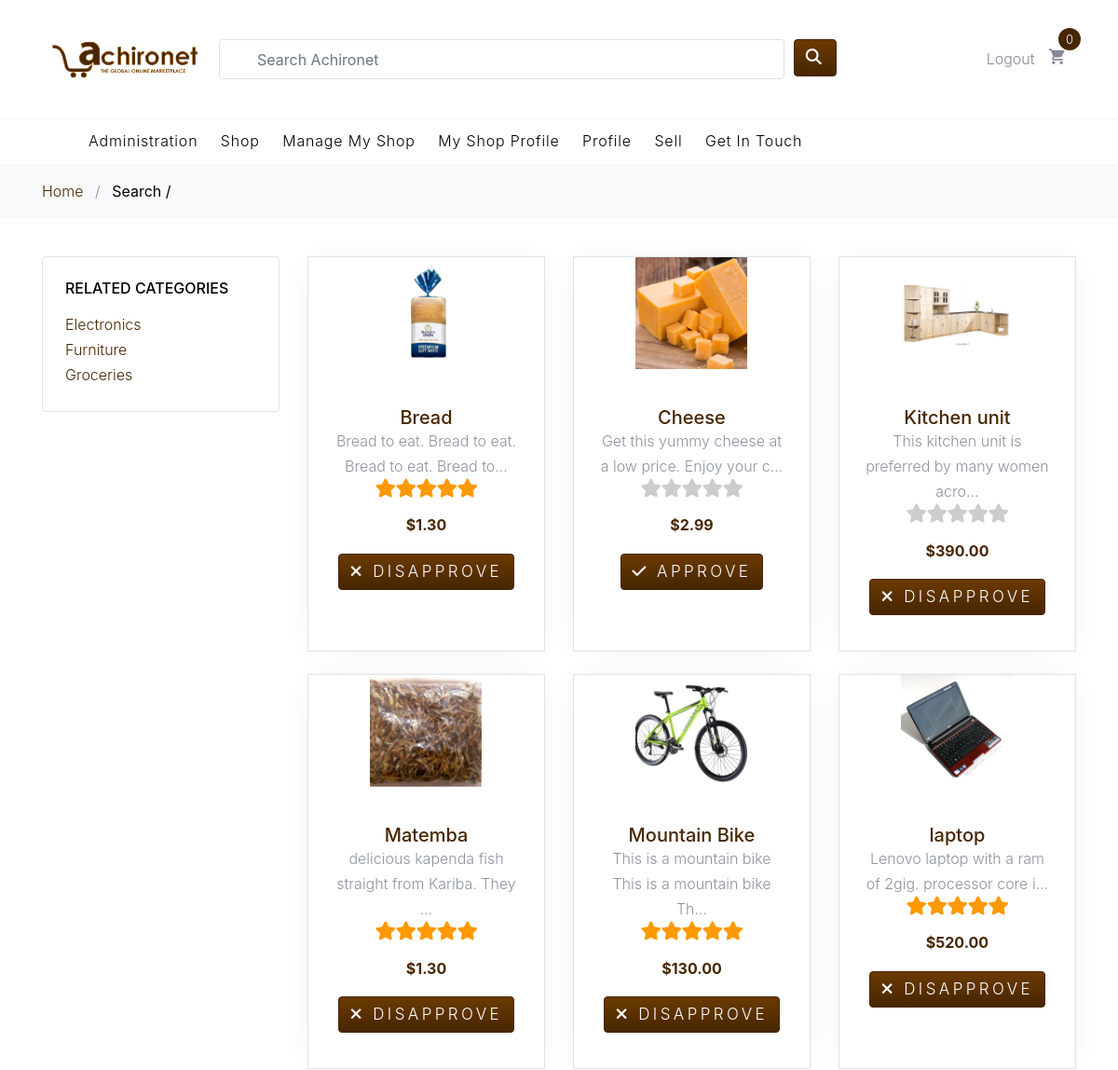
The page /shop/search/ (signed in, upper part) on the database as committed earlier.
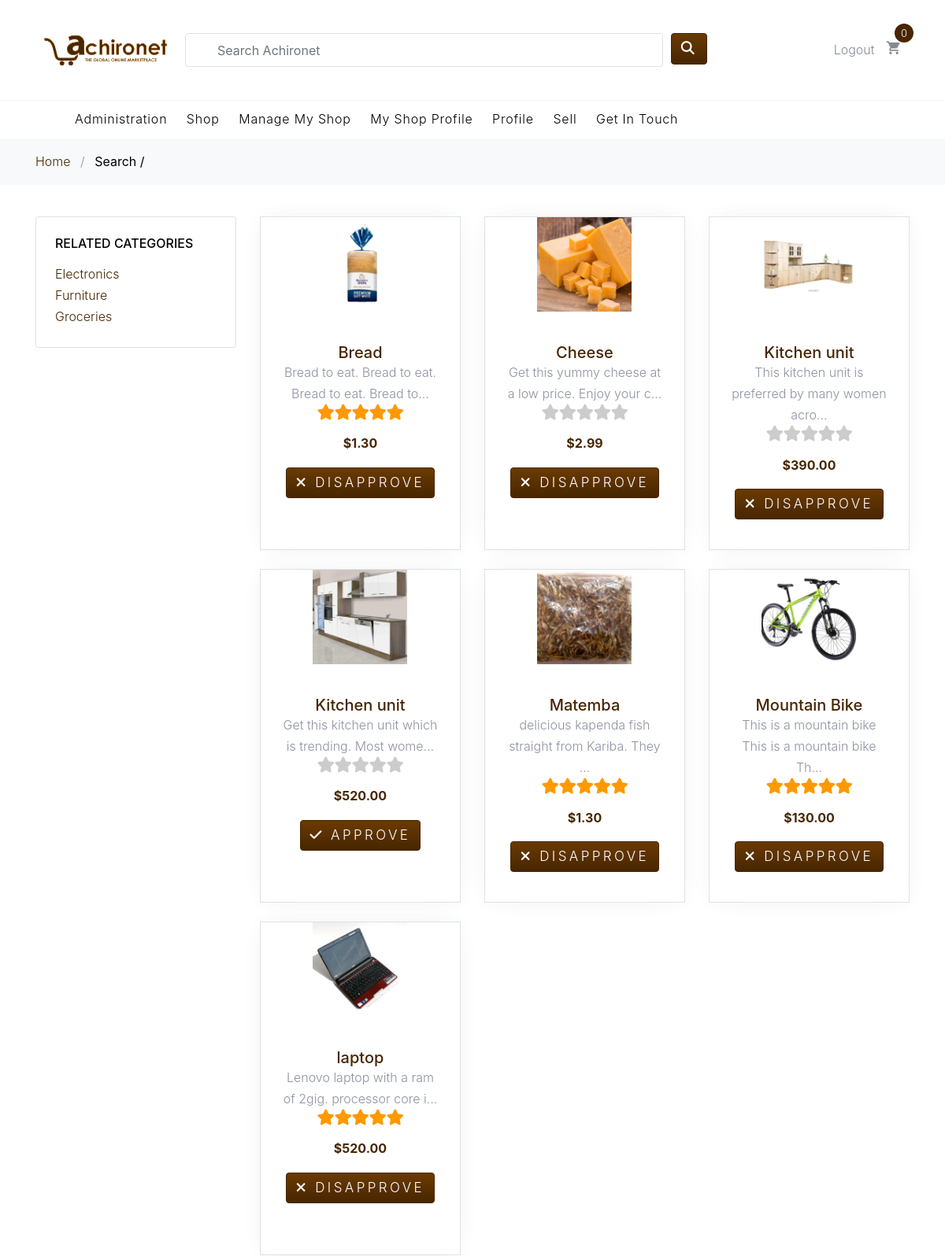
The same page on the database as committed later.
### shop/models.py (models this page shows, shortened)
class Product(models.Model):
    objects = ProductQuerySet.as_manager()
    category = models.ForeignKey(Category, related_name='products',
                                 on_delete=models.CASCADE)
    name = models.CharField(max_length=200, db_index=True)
    slug = models.SlugField(max_length=200, db_index=True)
    description = models.TextField(max_length=500)
    price = models.DecimalField(max_digits=10, decimal_places=2)
    available = models.BooleanField(default=True)
    published = models.BooleanField(default=False)
    created = models.DateTimeField(auto_now_add=True)
    updated = models.DateTimeField(auto_now=True)
    stock = models.IntegerField()
    search_keywords = models.CharField(max_length=500, blank=True)
    seller = models.ForeignKey(
        SellerProfile, related_name='stock', on_delete=models.CASCADE, null=True)
    class Meta:
        ordering = ('name',)
        index_together = (('id', 'slug'),)
    def get_absolute_url(self):
        return reverse('shop:product_detail', args=[self.id, self.slug])
    def get_short_description(self):
        return self.description[:50] + "..."
    def get_average_review(self):
        total = sum(review.score for review in self.review_set.all())
        avg = 0
        try:
            avg = (total / self.review_set.all().count())
        except ZeroDivisionError:
            avg = 0
        return int(avg)
    def get_rating_html(self):
        colored_stars = self.get_average_review()
        uncolored_stars = 5 - colored_stars
        colored_stars_string = ""
        uncolored_stars_string = ""
        counter = 0
        for i in range(1, colored_stars+1):
            colored_stars_string += '<span><input type="radio" name="rating" id="str{0}" value="{0}"><label style="color:#F90" id="label{0}" for="str{0}"><i class="fas fa-star"></i></label></span>'.format(
                i)
        for i in range(colored_stars+1, 6):
            uncolored_stars_string += '<span><input type="radio" name="rating" id="str{0}" value="{0}"><label id="label{0}" for="str{0}"><i class="fas fa-star"></i></label></span>'.format(
                i)
        return '<div class="product-rating">' + colored_stars_string + uncolored_stars_string + '</div>'

class ProductImage(models.Model):
    file = models.ImageField(
        upload_to=RandomFileName("product-images"), blank=True)
    description = models.CharField(max_length=255, blank=True)
    uploaded_at = models.DateTimeField(auto_now_add=True)
    product = models.ForeignKey(
        "Product", on_delete=models.CASCADE, related_name="images", null=True, blank=True)
    class Meta:
        verbose_name = 'image'
        verbose_name_plural = 'images'

class Review(models.Model):
    your_message = models.TextField(max_length=4000)
    score = models.IntegerField(
        validators=[
            MaxValueValidator(5),
            MinValueValidator(0)
        ]
    )
    created = models.DateTimeField(auto_now_add=True)
    product = models.ForeignKey(Product, on_delete=models.CASCADE)
    user_profile = models.ForeignKey(
        Profile, null=True, on_delete=models.SET_NULL)

class Category(models.Model):
    name = models.CharField(max_length=200, db_index=True)
    slug = models.SlugField(max_length=200, unique=True)
    class Meta:
        ordering = ('name',)
        verbose_name = 'category'
        verbose_name_plural = 'categories'
    def get_absolute_url(self):
        return reverse('shop:product_list_by_category', args=[self.slug])

### shop/views.py (the view)
# urls.py: url(r'^shop/search/$', views.search_products, name='search'),
def search_products(request):
    products = None
    if request.user.is_staff:
        products = Product.objects.filter(available=True)
    else:
        products = Product.objects.filter(available=True, published=True)
    form = SearchForm(request.GET)
    query_string = ""
    if form.is_valid():
        products = products.search(**form.cleaned_data)
        query_string = form.cleaned_data['q']
    categories = []
    for product in products:
        categories.append(product.category)
    categories = set(categories)
    paginator = Paginator(products, 12)
    current_page = 1
    if request.GET.get('page', None):
        page_number = int(request.GET.get('page'))
        products = paginator.page(page_number)
        current_page = page_number
    else:
        products = paginator.page(1)
    pages = [1]
    if paginator.num_pages > 1:
        pages = list(range(1, paginator.num_pages+1))
        print(paginator.num_pages)
        print(pages)
    context = {
        'categories': categories,
        'products': products,
        'pages': pages,
        'current_page': current_page,
        'form': form,
        'query_string': query_string
    }
    if products.has_previous():
        context['previous'] = products.previous_page_number()
    if products.has_next():
        context['next'] = products.next_page_number()
    categories = set(categories)
    return render(request,
                  "shop/product/search.html",
                  context)

### shop/templates/shop/product/search.html (shortened to what this page needs)
{% extends "shop/base/base.html" %}
{% load static %}
{% block view_name %}
  Search / {{query_string}}
{% endblock %}
{% block content %}
<div class="site-section">
    <div class="container">
        <div class="row mb-5">
            <div class="col-md-9 order-2">
                <div class="row mb-5">
                    {% for product in products %}
                    <div class="col-sm-6 col-lg-4 mb-4" data-aos="fade-up">
                        <div class="block-4 text-center product-item border">
                            <figure class="block-4-image">
                                <a href="{{ product.get_absolute_url }}"><img src="{{ product.images.first.file.url }}"
                                        alt="Image placeholder" class="img-fluid product-img"></a>
                            </figure>
                            <div class="block-4-text p-4">
                                <h3><a href="{{ product.get_absolute_url }}">{{ product.name }}</a></h3>
                                <p class="mb-0">{{ product.get_short_description }}</p>
                                <div class="mb-0 product-rating-wrapper">
                                 {{ product.get_rating_html | safe }}
                                </div>
                                <p style="clear:both" class="text-primary font-weight-bold">${{ product.price }}</p>
                                {% if request.user.is_staff %}
                                <p>
                                  <button id="btn-moderate{{product.pk}}" onclick="moderateProduct({{product.pk}})" class="btn btn-primary">
                                    {% if product.published %}
                                       <i class="fas fa-times"></i> Disapprove
                                    {% else %}
                                       <i class="fas fa-check"></i> Approve
                                    {% endif %}
                                  </button>
                                  </p>
                                {% endif %}
                            </div>
                        </div>
                    </div>
                    {% endfor %}
                </div>
            </div>
            <div class="col-md-3 order-1 mb-5 mb-md-0">
                <div class="border p-4 rounded mb-4">
                    <h3 class="mb-3 h6 text-uppercase text-black d-block">Related categories</h3>
                    <ul class="list-unstyled mb-0">
                        {% for c in categories %}
                        <li {% if category.slug == c.slug %} class="mb-1" {% endif %}>
                            <a href="{{ c.get_absolute_url }}" class="d-flex">{{ c.name }}</a>
                        </li>
                        {% endfor %}
                    </ul>
                </div>
            </div>
        </div>
    </div>
</div>
{% endblock %}

### shop/templates/shop/base/base.html (shortened to what this page needs)
{% load static %}
<!DOCTYPE html>
<html lang="en">
<head>
    <link rel="stylesheet" href="{% static "fonts/icomoon/style.css" %}">
    <link rel="stylesheet" href="{% static "css/bootstrap.min.css" %}">
    <link rel="stylesheet" href="{% static "css/magnific-popup.css" %}">
    <link rel="stylesheet" href="{% static "css/jquery-ui.css" %}">
    <link rel="stylesheet" href="{% static "css/owl.carousel.min.css" %}">
    <link rel="stylesheet" href="{% static "css/owl.theme.default.min.css" %}">
    <link rel="stylesheet" href="{% static "css/aos.css" %}">
    <link rel="stylesheet" href="{% static "chartjs/Chart.min.css" %}">
    <link rel="stylesheet" href="{% static "css/style.css" %}">
    <link rel="stylesheet" href="https://cdnjs.cloudflare.com/ajax/libs/cropper/4.1.0/cropper.css">
</head>
<body>
    <div class="site-wrap">
        {% include 'shop/base/navbar.html' %}
        <div class="bg-light py-3">
            <div class="container">
                <div class="row">
                    <div class="col-md-12 mb-0"><a href="{% url 'shop:product_list' %}">Home</a> <span class="mx-2 mb-0">/</span> <strong
                            class="text-black">{% block view_name %} {% endblock %} </strong></div>
                </div>
            </div>
        </div>
        {% block content %}
        {% endblock %}
    </div>
</body>
</html>

### shop/templates/shop/base/navbar.html (shortened to what this page needs)
{% load static %}
<header class="site-navbar" role="banner">
    <div class="site-navbar-top">
        <div class="container">
            <div class="row align-items-center">
                <div class="col-12 mb-3 mb-md-0 col-md-2 order-1 order-md-2 text-center">
                    <div class="site-logo">
                        <a href="{% url 'shop:product_list' %}" class="js-logo-clone">
                            <img class="img-fluid" src="{% static 'images/logo.png' %}" />
                        </a>
                    </div>
                </div>
                <div class="col-12 col-md-8 order-2 site-search-icon">
                    <form style="width: 100%;" action="{% url 'shop:search' %}" class="site-block-top-search">
                        <div class="form-row">
                            <div class="col-10 col-md-10">
                                <input id="search_form" type="search" name='q' class="form-control border" placeholder="Search Achironet">
                            </div>
                            <div class="col-2 col-md-2">
                                <button type="submit" class="btn btn-primary"><i class="fas fa-search"></i></button>
                            </div>
                        </div>
                    </form>
                </div>
                <div id="login-urls" class="col-12 col-md-2 order-3 order-md-3 text-right">
                    <div class="site-top-icons">
                        <ul>
                            {% if user.is_authenticated %}
                            <li><a href="{% url 'account_logout' %}"><span class="">Logout</span></a></li>
                            {% else %}
                            <li><a href="{% url 'account_login' %}"><span class="">Login</span></a></li>
                            <li><a href="{% url 'account_signup' %}"><span class="">Register</span></a></li>
                            {% endif %}
                            <li>
                                <a href="{% url 'cart:cart_detail' %}" class="site-cart">
                                    <span class="icon icon-shopping_cart"></span>
                                    <span class="count">
                                        {% with total_items=cart|length %}
                                            {% if cart|length > 0 %}
                                                {{ total_items }}
                                            {% else %}
                                                0
                                            {% endif %}
                                        {% endwith %}
                                        </span>
                                </a>
                            </li>
                        </ul>
                    </div>
                </div>
            </div>
        </div>
    </div>
    <nav class="site-navigation text-right text-md-left" role="navigation">
        <div class="container">
            <ul class="site-menu js-clone-nav d-none d-md-block">
                {% if request.user.is_superuser %}
                <li><a href="{% url 'achironet_admin:dashboard' %}">Administration</a></li>
                {% endif %}
                <li><a href="{% url 'shop:product_list' %}">Shop</a></li>
                 {% if request.user.sellerprofile %}
                <li><a href="{% url 'sell:dashboard' %}">Manage my shop</a></li>
                {% endif %}
                {% if request.user.is_authenticated %}
                {% if request.user.sellerprofile %}
                <li>
                    <a href="{% url 'users:seller-profile' request.user.sellerprofile.pk %}">
                          My shop profile
                    </a>
                </li>
                {% endif %}
                {% if request.user.profile %}
                <li>
                    <a href="{% url 'users:profile' request.user.profile.pk %}">
                        Profile
                    </a>
                </li>
                {% endif %}
                {% endif %}
                <li><a href="{% url 'shop:sell_online' %}">Sell</a></li>
                <li><a href="{% url 'shop:contact' %}">Get in touch</a></li>
            </ul>
        </div>
    </nav>
</header>

Rows that differ between the two databases and show on the page:
changed Product "Cheese": published "APPROVE" → "DISAPPROVE"
added Product: images.first.file (picture), name "Kitchen unit", get_short_description "Get this kitchen unit which is trending. Most wome...", price "520.00", published False (drawn)
